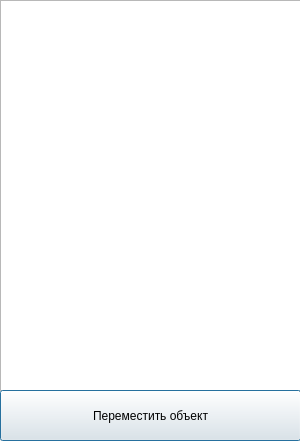
<?xml version="1.0" encoding="UTF-8"?>
<ui version="4.0">
 <class>ObjectChanger</class>
 <widget class="QDialog" name="ObjectChanger">
  <property name="geometry">
   <rect>
    <x>0</x>
    <y>0</y>
    <width>300</width>
    <height>441</height>
   </rect>
  </property>
  <property name="windowTitle">
   <string>Dialog</string>
  </property>
  <widget class="QListWidget" name="listWidget">
   <property name="geometry">
    <rect>
     <x>0</x>
     <y>0</y>
     <width>301</width>
     <height>391</height>
    </rect>
   </property>
  </widget>
  <widget class="QPushButton" name="pushButton">
   <property name="geometry">
    <rect>
     <x>0</x>
     <y>390</y>
     <width>301</width>
     <height>51</height>
    </rect>
   </property>
   <property name="text">
    <string>Переместить объект</string>
   </property>
  </widget>
 </widget>
 <resources/>
 <connections/>
</ui>
